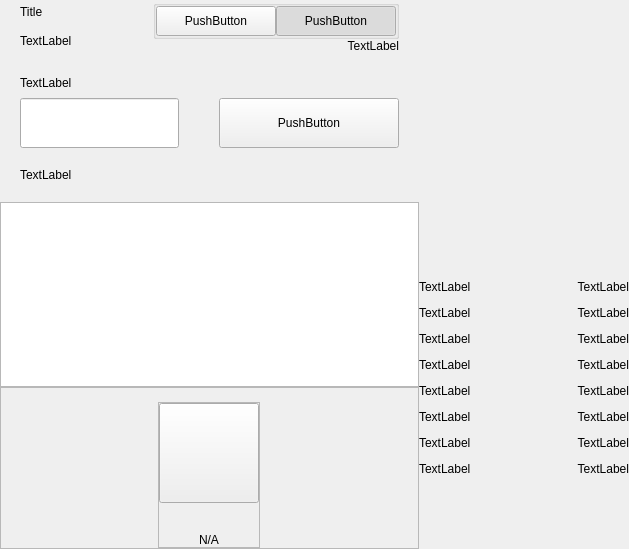
<?xml version="1.0" encoding="UTF-8"?>
<ui version="4.0">
 <class>PrivacyWidget</class>
 <widget class="QWidget" name="PrivacyWidget">
  <property name="geometry">
   <rect>
    <x>0</x>
    <y>0</y>
    <width>629</width>
    <height>549</height>
   </rect>
  </property>
  <property name="windowTitle">
   <string>Form</string>
  </property>
  <layout class="QHBoxLayout" name="horizontalLayout_1" stretch="2,1">
   <property name="spacing">
    <number>0</number>
   </property>
   <property name="leftMargin">
    <number>0</number>
   </property>
   <property name="topMargin">
    <number>0</number>
   </property>
   <property name="rightMargin">
    <number>0</number>
   </property>
   <property name="bottomMargin">
    <number>0</number>
   </property>
   <item>
    <widget class="QWidget" name="left" native="true">
     <layout class="QVBoxLayout" name="verticalLayout_3">
      <property name="leftMargin">
       <number>0</number>
      </property>
      <property name="topMargin">
       <number>0</number>
      </property>
      <property name="rightMargin">
       <number>0</number>
      </property>
      <property name="bottomMargin">
       <number>0</number>
      </property>
      <item>
       <layout class="QVBoxLayout" name="verticalLayout_2">
        <property name="spacing">
         <number>0</number>
        </property>
        <item>
         <layout class="QVBoxLayout" name="verticalLayoutTop">
          <property name="spacing">
           <number>0</number>
          </property>
          <property name="leftMargin">
           <number>20</number>
          </property>
          <property name="rightMargin">
           <number>20</number>
          </property>
          <item>
           <layout class="QHBoxLayout" name="horizontalLayout_2">
            <property name="spacing">
             <number>0</number>
            </property>
            <item>
             <layout class="QVBoxLayout" name="verticalLayout11">
              <property name="spacing">
               <number>5</number>
              </property>
              <item>
               <widget class="QLabel" name="labelTitle">
                <property name="text">
                 <string>Title</string>
                </property>
               </widget>
              </item>
              <item>
               <widget class="QLabel" name="labelSubtitle1">
                <property name="maximumSize">
                 <size>
                  <width>16777215</width>
                  <height>16777215</height>
                 </size>
                </property>
                <property name="text">
                 <string>TextLabel</string>
                </property>
               </widget>
              </item>
             </layout>
            </item>
            <item>
             <spacer name="horizontalSpacer">
              <property name="orientation">
               <enum>Qt::Horizontal</enum>
              </property>
              <property name="sizeHint" stdset="0">
               <size>
                <width>40</width>
                <height>20</height>
               </size>
              </property>
             </spacer>
            </item>
            <item>
             <widget class="QWidget" name="containerViewPrivacyChecks" native="true">
              <layout class="QVBoxLayout" name="containerPrivacyChecks">
               <property name="spacing">
                <number>0</number>
               </property>
               <property name="leftMargin">
                <number>0</number>
               </property>
               <property name="topMargin">
                <number>0</number>
               </property>
               <property name="rightMargin">
                <number>0</number>
               </property>
               <property name="bottomMargin">
                <number>0</number>
               </property>
               <item alignment="Qt::AlignHCenter|Qt::AlignVCenter">
                <widget class="QGroupBox" name="groupBox">
                 <property name="title">
                  <string/>
                 </property>
                 <layout class="QHBoxLayout" name="horizontalLayout_2_1">
                  <property name="spacing">
                   <number>0</number>
                  </property>
                  <property name="leftMargin">
                   <number>0</number>
                  </property>
                  <property name="topMargin">
                   <number>0</number>
                  </property>
                  <property name="rightMargin">
                   <number>0</number>
                  </property>
                  <property name="bottomMargin">
                   <number>0</number>
                  </property>
                  <item>
                   <widget class="QPushButton" name="pushLeft">
                    <property name="minimumSize">
                     <size>
                      <width>120</width>
                      <height>30</height>
                     </size>
                    </property>
                    <property name="maximumSize">
                     <size>
                      <width>120</width>
                      <height>30</height>
                     </size>
                    </property>
                    <property name="focusPolicy">
                     <enum>Qt::NoFocus</enum>
                    </property>
                    <property name="text">
                     <string>PushButton</string>
                    </property>
                    <property name="checkable">
                     <bool>true</bool>
                    </property>
                    <property name="autoExclusive">
                     <bool>true</bool>
                    </property>
                   </widget>
                  </item>
                  <item>
                   <widget class="QPushButton" name="pushRight">
                    <property name="minimumSize">
                     <size>
                      <width>120</width>
                      <height>30</height>
                     </size>
                    </property>
                    <property name="maximumSize">
                     <size>
                      <width>120</width>
                      <height>30</height>
                     </size>
                    </property>
                    <property name="focusPolicy">
                     <enum>Qt::NoFocus</enum>
                    </property>
                    <property name="text">
                     <string>PushButton</string>
                    </property>
                    <property name="checkable">
                     <bool>true</bool>
                    </property>
                    <property name="checked">
                     <bool>true</bool>
                    </property>
                    <property name="autoExclusive">
                     <bool>true</bool>
                    </property>
                   </widget>
                  </item>
                 </layout>
                </widget>
               </item>
               <item alignment="Qt::AlignTop">
                <widget class="QLabel" name="labelSubtitle2">
                 <property name="text">
                  <string>TextLabel</string>
                 </property>
                 <property name="alignment">
                  <set>Qt::AlignRight|Qt::AlignTrailing|Qt::AlignVCenter</set>
                 </property>
                </widget>
               </item>
              </layout>
             </widget>
            </item>
           </layout>
          </item>
          <item>
           <spacer name="verticalSpacer_2">
            <property name="orientation">
             <enum>Qt::Vertical</enum>
            </property>
            <property name="sizeType">
             <enum>QSizePolicy::Fixed</enum>
            </property>
            <property name="sizeHint" stdset="0">
             <size>
              <width>20</width>
              <height>20</height>
             </size>
            </property>
           </spacer>
          </item>
          <item>
           <layout class="QHBoxLayout" name="horizontalLayout_3" stretch="2">
            <property name="spacing">
             <number>0</number>
            </property>
            <item>
             <layout class="QVBoxLayout" name="verticalLayout_7">
              <property name="spacing">
               <number>5</number>
              </property>
              <item>
               <widget class="QLabel" name="labelSubtitleAmount">
                <property name="minimumSize">
                 <size>
                  <width>0</width>
                  <height>20</height>
                 </size>
                </property>
                <property name="maximumSize">
                 <size>
                  <width>16777215</width>
                  <height>20</height>
                 </size>
                </property>
                <property name="text">
                 <string>TextLabel</string>
                </property>
               </widget>
              </item>
              <item>
               <layout class="QHBoxLayout" name="horizontalLayout_3_1" stretch="1,0,0">
                <property name="spacing">
                 <number>0</number>
                </property>
                <item>
                 <widget class="QLineEdit" name="lineEditAmount">
                  <property name="minimumSize">
                   <size>
                    <width>0</width>
                    <height>50</height>
                   </size>
                  </property>
                  <property name="maxLength">
                   <number>8</number>
                  </property>
                 </widget>
                </item>
                <item>
                 <spacer name="horizontalSpacer_4">
                  <property name="orientation">
                   <enum>Qt::Horizontal</enum>
                  </property>
                  <property name="sizeHint" stdset="0">
                   <size>
                    <width>40</width>
                    <height>20</height>
                   </size>
                  </property>
                 </spacer>
                </item>
                <item>
                 <widget class="QPushButton" name="pushButtonSave">
                  <property name="minimumSize">
                   <size>
                    <width>180</width>
                    <height>50</height>
                   </size>
                  </property>
                  <property name="focusPolicy">
                   <enum>Qt::NoFocus</enum>
                  </property>
                  <property name="text">
                   <string>PushButton</string>
                  </property>
                 </widget>
                </item>
               </layout>
              </item>
             </layout>
            </item>
           </layout>
          </item>
         </layout>
        </item>
        <item>
         <spacer name="verticalSpacer_3">
          <property name="orientation">
           <enum>Qt::Vertical</enum>
          </property>
          <property name="sizeType">
           <enum>QSizePolicy::Fixed</enum>
          </property>
          <property name="sizeHint" stdset="0">
           <size>
            <width>20</width>
            <height>20</height>
           </size>
          </property>
         </spacer>
        </item>
        <item>
         <layout class="QHBoxLayout" name="horizontalLayout_4">
          <property name="spacing">
           <number>0</number>
          </property>
          <property name="leftMargin">
           <number>20</number>
          </property>
          <item>
           <widget class="QLabel" name="labelListHistory">
            <property name="text">
             <string>TextLabel</string>
            </property>
           </widget>
          </item>
         </layout>
        </item>
        <item>
         <layout class="QVBoxLayout" name="verticalLayout_6">
          <property name="spacing">
           <number>0</number>
          </property>
          <item>
           <spacer name="verticalSpacer_4">
            <property name="orientation">
             <enum>Qt::Vertical</enum>
            </property>
            <property name="sizeType">
             <enum>QSizePolicy::Fixed</enum>
            </property>
            <property name="sizeHint" stdset="0">
             <size>
              <width>20</width>
              <height>20</height>
             </size>
            </property>
           </spacer>
          </item>
          <item>
           <widget class="QListView" name="listView">
            <property name="enabled">
             <bool>true</bool>
            </property>
            <property name="focusPolicy">
             <enum>Qt::NoFocus</enum>
            </property>
           </widget>
          </item>
          <item>
           <widget class="QFrame" name="emptyContainer">
            <property name="minimumSize">
             <size>
              <width>0</width>
              <height>100</height>
             </size>
            </property>
            <property name="frameShape">
             <enum>QFrame::StyledPanel</enum>
            </property>
            <property name="frameShadow">
             <enum>QFrame::Raised</enum>
            </property>
            <layout class="QVBoxLayout" name="verticalLayout_71" stretch="1,8">
             <property name="spacing">
              <number>0</number>
             </property>
             <property name="leftMargin">
              <number>0</number>
             </property>
             <property name="topMargin">
              <number>0</number>
             </property>
             <property name="rightMargin">
              <number>0</number>
             </property>
             <property name="bottomMargin">
              <number>0</number>
             </property>
             <item>
              <spacer name="verticalSpacer">
               <property name="orientation">
                <enum>Qt::Vertical</enum>
               </property>
               <property name="sizeHint" stdset="0">
                <size>
                 <width>20</width>
                 <height>20</height>
                </size>
               </property>
              </spacer>
             </item>
             <item alignment="Qt::AlignHCenter|Qt::AlignVCenter">
              <widget class="QFrame" name="emptyScreen">
               <property name="sizePolicy">
                <sizepolicy hsizetype="Expanding" vsizetype="Expanding">
                 <horstretch>0</horstretch>
                 <verstretch>0</verstretch>
                </sizepolicy>
               </property>
               <property name="frameShape">
                <enum>QFrame::StyledPanel</enum>
               </property>
               <property name="frameShadow">
                <enum>QFrame::Raised</enum>
               </property>
               <layout class="QVBoxLayout" name="verticalLayout">
                <property name="spacing">
                 <number>30</number>
                </property>
                <property name="leftMargin">
                 <number>0</number>
                </property>
                <property name="topMargin">
                 <number>0</number>
                </property>
                <property name="rightMargin">
                 <number>0</number>
                </property>
                <property name="bottomMargin">
                 <number>0</number>
                </property>
                <item alignment="Qt::AlignHCenter|Qt::AlignVCenter">
                 <widget class="QPushButton" name="pushImgEmpty">
                  <property name="minimumSize">
                   <size>
                    <width>100</width>
                    <height>100</height>
                   </size>
                  </property>
                  <property name="maximumSize">
                   <size>
                    <width>100</width>
                    <height>100</height>
                   </size>
                  </property>
                  <property name="focusPolicy">
                   <enum>Qt::NoFocus</enum>
                  </property>
                  <property name="text">
                   <string/>
                  </property>
                  <property name="iconSize">
                   <size>
                    <width>100</width>
                    <height>100</height>
                   </size>
                  </property>
                 </widget>
                </item>
                <item alignment="Qt::AlignHCenter|Qt::AlignVCenter">
                 <widget class="QLabel" name="labelEmpty">
                  <property name="styleSheet">
                   <string notr="true"/>
                  </property>
                  <property name="text">
                   <string>N/A</string>
                  </property>
                  <property name="alignment">
                   <set>Qt::AlignCenter</set>
                  </property>
                 </widget>
                </item>
               </layout>
              </widget>
             </item>
            </layout>
           </widget>
          </item>
         </layout>
        </item>
       </layout>
      </item>
     </layout>
    </widget>
   </item>
   <item>
    <widget class="QWidget" name="right" native="true">
     <layout class="QVBoxLayout" name="verticalLayout_5">
      <property name="leftMargin">
       <number>0</number>
      </property>
      <property name="topMargin">
       <number>0</number>
      </property>
      <property name="rightMargin">
       <number>0</number>
      </property>
      <property name="bottomMargin">
       <number>0</number>
      </property>
      <item>
       <widget class="OptionButton" name="btnCoinControl" native="true">
        <property name="minimumSize">
         <size>
          <width>0</width>
          <height>50</height>
         </size>
        </property>
       </widget>
      </item>
      <item>
       <widget class="OptionButton" name="btnDenomGeneration" native="true">
        <property name="minimumSize">
         <size>
          <width>0</width>
          <height>50</height>
         </size>
        </property>
       </widget>
      </item>
      <item>
       <widget class="OptionButton" name="btnRescanMints" native="true">
        <property name="minimumSize">
         <size>
          <width>0</width>
          <height>50</height>
         </size>
        </property>
       </widget>
      </item>
      <item>
       <widget class="OptionButton" name="btnResetZerocoin" native="true">
        <property name="minimumSize">
         <size>
          <width>0</width>
          <height>50</height>
         </size>
        </property>
       </widget>
      </item>
      <item>
       <widget class="OptionButton" name="btnTotalzHODL" native="true">
        <property name="minimumSize">
         <size>
          <width>0</width>
          <height>50</height>
         </size>
        </property>
       </widget>
      </item>
      <item>
       <layout class="QVBoxLayout" name="verticalLayout_4">
        <property name="spacing">
         <number>0</number>
        </property>
        <item>
         <widget class="QWidget" name="layoutDenom" native="true">
          <layout class="QVBoxLayout" name="verticalLayoutDenom">
           <property name="spacing">
            <number>12</number>
           </property>
           <property name="leftMargin">
            <number>0</number>
           </property>
           <property name="topMargin">
            <number>0</number>
           </property>
           <property name="rightMargin">
            <number>0</number>
           </property>
           <property name="bottomMargin">
            <number>0</number>
           </property>
           <item>
            <layout class="QHBoxLayout" name="horizontalLayout_4_1">
             <item>
              <widget class="QLabel" name="labelTitleDenom1">
               <property name="text">
                <string>TextLabel</string>
               </property>
              </widget>
             </item>
             <item>
              <widget class="QLabel" name="labelValueDenom1">
               <property name="text">
                <string>TextLabel</string>
               </property>
               <property name="alignment">
                <set>Qt::AlignRight|Qt::AlignTrailing|Qt::AlignVCenter</set>
               </property>
              </widget>
             </item>
            </layout>
           </item>
           <item>
            <layout class="QHBoxLayout" name="horizontalLayout_4_2">
             <item>
              <widget class="QLabel" name="labelTitleDenom5">
               <property name="text">
                <string>TextLabel</string>
               </property>
              </widget>
             </item>
             <item>
              <widget class="QLabel" name="labelValueDenom5">
               <property name="text">
                <string>TextLabel</string>
               </property>
               <property name="alignment">
                <set>Qt::AlignRight|Qt::AlignTrailing|Qt::AlignVCenter</set>
               </property>
              </widget>
             </item>
            </layout>
           </item>
           <item>
            <layout class="QHBoxLayout" name="horizontalLayout_4_3">
             <item>
              <widget class="QLabel" name="labelTitleDenom10">
               <property name="text">
                <string>TextLabel</string>
               </property>
              </widget>
             </item>
             <item>
              <widget class="QLabel" name="labelValueDenom10">
               <property name="text">
                <string>TextLabel</string>
               </property>
               <property name="alignment">
                <set>Qt::AlignRight|Qt::AlignTrailing|Qt::AlignVCenter</set>
               </property>
              </widget>
             </item>
            </layout>
           </item>
           <item>
            <layout class="QHBoxLayout" name="horizontalLayout_4_4">
             <item>
              <widget class="QLabel" name="labelTitleDenom50">
               <property name="text">
                <string>TextLabel</string>
               </property>
              </widget>
             </item>
             <item>
              <widget class="QLabel" name="labelValueDenom50">
               <property name="text">
                <string>TextLabel</string>
               </property>
               <property name="alignment">
                <set>Qt::AlignRight|Qt::AlignTrailing|Qt::AlignVCenter</set>
               </property>
              </widget>
             </item>
            </layout>
           </item>
           <item>
            <layout class="QHBoxLayout" name="horizontalLayout_4_5">
             <item>
              <widget class="QLabel" name="labelTitleDenom100">
               <property name="text">
                <string>TextLabel</string>
               </property>
              </widget>
             </item>
             <item>
              <widget class="QLabel" name="labelValueDenom100">
               <property name="text">
                <string>TextLabel</string>
               </property>
               <property name="alignment">
                <set>Qt::AlignRight|Qt::AlignTrailing|Qt::AlignVCenter</set>
               </property>
              </widget>
             </item>
            </layout>
           </item>
           <item>
            <layout class="QHBoxLayout" name="horizontalLayout_4_6">
             <item>
              <widget class="QLabel" name="labelTitleDenom500">
               <property name="text">
                <string>TextLabel</string>
               </property>
              </widget>
             </item>
             <item>
              <widget class="QLabel" name="labelValueDenom500">
               <property name="text">
                <string>TextLabel</string>
               </property>
               <property name="alignment">
                <set>Qt::AlignRight|Qt::AlignTrailing|Qt::AlignVCenter</set>
               </property>
              </widget>
             </item>
            </layout>
           </item>
           <item>
            <layout class="QHBoxLayout" name="horizontalLayout_4_7">
             <item>
              <widget class="QLabel" name="labelTitleDenom1000">
               <property name="text">
                <string>TextLabel</string>
               </property>
              </widget>
             </item>
             <item>
              <widget class="QLabel" name="labelValueDenom1000">
               <property name="text">
                <string>TextLabel</string>
               </property>
               <property name="alignment">
                <set>Qt::AlignRight|Qt::AlignTrailing|Qt::AlignVCenter</set>
               </property>
              </widget>
             </item>
            </layout>
           </item>
           <item>
            <layout class="QHBoxLayout" name="horizontalLayout_4_8">
             <item>
              <widget class="QLabel" name="labelTitleDenom5000">
               <property name="text">
                <string>TextLabel</string>
               </property>
              </widget>
             </item>
             <item>
              <widget class="QLabel" name="labelValueDenom5000">
               <property name="text">
                <string>TextLabel</string>
               </property>
               <property name="alignment">
                <set>Qt::AlignRight|Qt::AlignTrailing|Qt::AlignVCenter</set>
               </property>
              </widget>
             </item>
            </layout>
           </item>
          </layout>
         </widget>
        </item>
        <item>
         <spacer name="verticalSpacer_5">
          <property name="orientation">
           <enum>Qt::Vertical</enum>
          </property>
          <property name="sizeHint" stdset="0">
           <size>
            <width>20</width>
            <height>40</height>
           </size>
          </property>
         </spacer>
        </item>
       </layout>
      </item>
     </layout>
    </widget>
   </item>
  </layout>
 </widget>
 <customwidgets>
  <customwidget>
   <class>OptionButton</class>
   <extends>QWidget</extends>
   <header>qt/hodlcash/optionbutton.h</header>
   <container>1</container>
  </customwidget>
 </customwidgets>
 <resources/>
 <connections/>
</ui>
